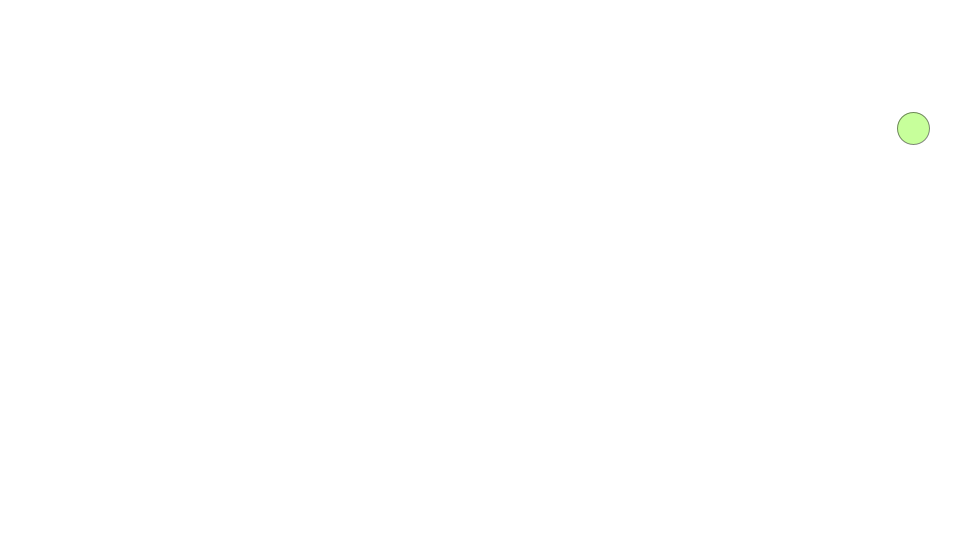
Frame 1 (no input)
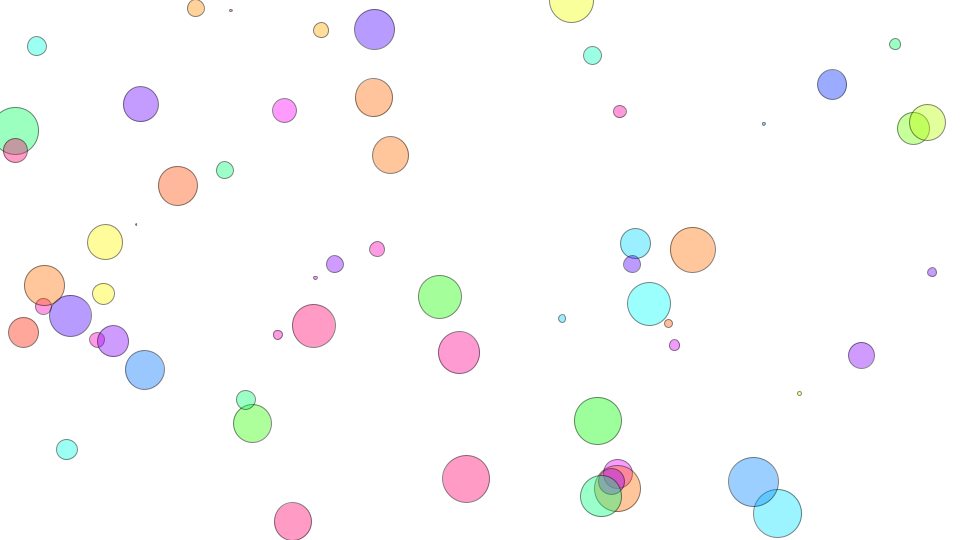
Frame 60 (the mouse pressed at the canvas centre just before this capture)
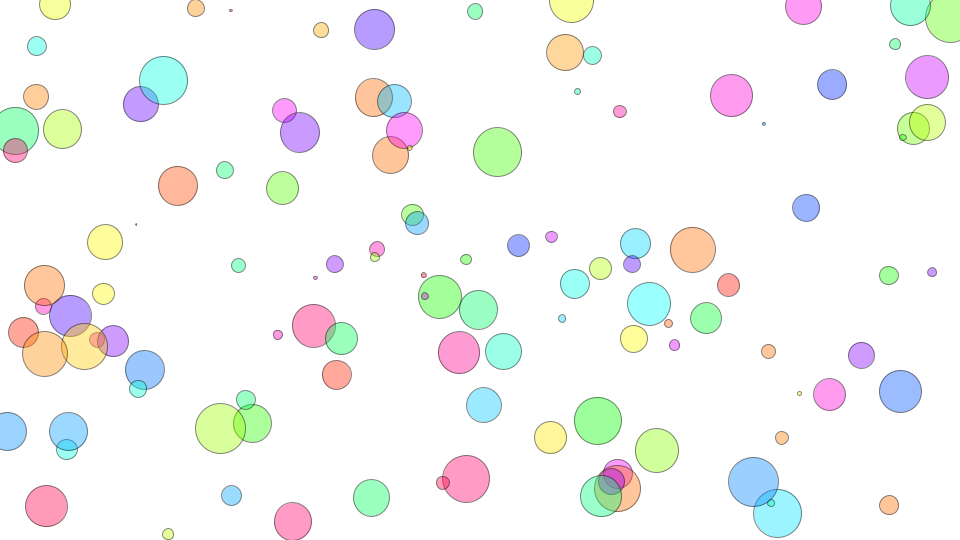
Frame 120 (the mouse held since frame 60 and released just before this capture)

The Processing sketch that drew these frames (run headless with seeded random() and noise(); from frame 60 on, the mouse is pressed at the canvas centre):

// Processing sketch: sketch_200327h
// ── sketch_200327h.pde
void setup()
{
  size(960, 540);
  smooth();
  background(255);
  stroke(0, 120);
  colorMode(HSB, 360, 100, 100);
}

void draw()
{
  float d = random(50);
  
  fill(random(360), 100, 100, 100);
  ellipse(random(width), random(height), d, d);
}
